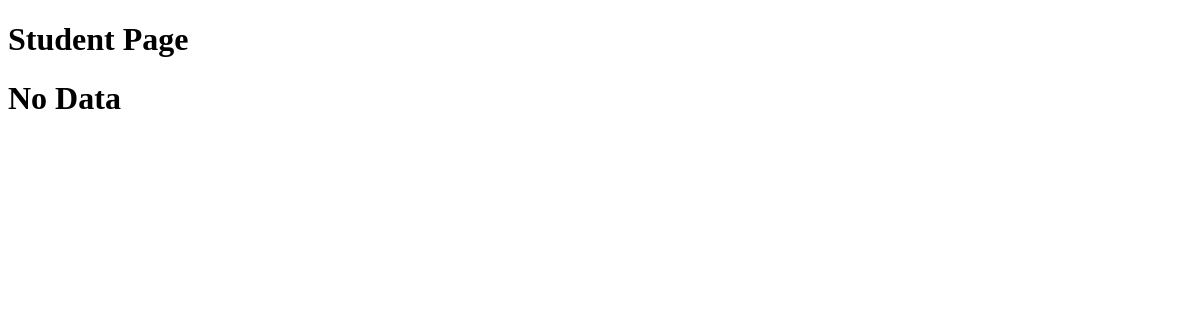
/enroll/stu/, run on an earlier commit of the app's database.
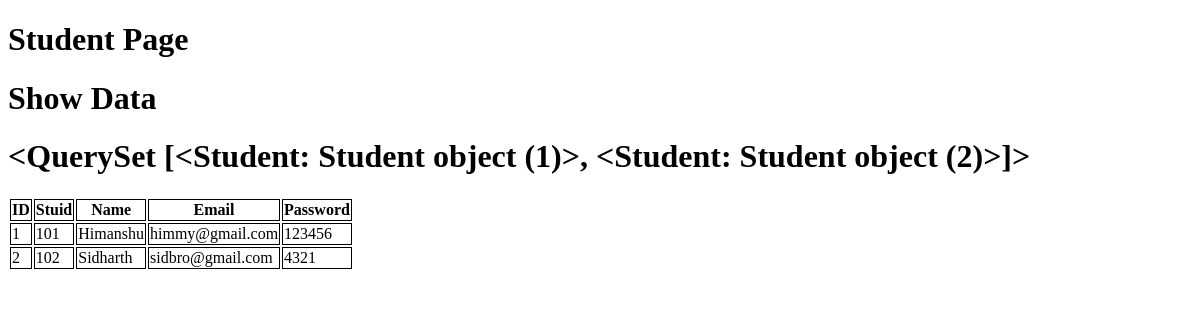
And on a later commit of the database.
### enroll/models.py (models this page shows)
class Student(models.Model):
    stuid=models.IntegerField()
    stuname=models.CharField(max_length=70)
    stuemail=models.EmailField(max_length=70)
    stupass=models.CharField(max_length=70)

### enroll/views.py (the view)
# urls.py: path('stu/',views.studentinfo),
def studentinfo(request):
    stud=Student.objects.all()
    print('Myoutput',stud)
    return render(request,'enroll/studetails.html',{'stu':stud})

### enroll/templates/enroll/studetails.html (shortened to what this page needs)
<!DOCTYPE html>
<html lang="en">
<head>
</head>
<body>
    <h1>Student Page</h1>
    {% if stu %}
        <h1>Show Data</h1>
        <h1>{{stu}}</h1>
        <table>
            <tr>
                <th>ID</th>
                <th>Stuid</th>
                <th>Name</th>
                <th>Email</th>
                <th>Password</th>
            </tr>
            {% for st in stu %}
            <tr>
                <td> {{st.id}} </td>
                <td> {{st.stuid}} </td>
                <td> {{st.stuname}} </td>
                <td> {{st.stuemail}} </td>
                <td> {{st.stupass}} </td>
            </tr>
            {% endfor %}
        </table>
    {% else %}
        <h1>No Data</h1>
    {% endif %}
</body>
</html>

What changed in the data, as far as the page shows it:
added Student: id "<QuerySet [<Student: Student object (1)>, <Student: Student object (2)>]>", id "1", stuid "101", stuname "Himanshu", stuemail "himmy@gmail.com", stupass "123456"
added Student: id "2", stuid "102", stuname "Sidharth", stuemail "sidbro@gmail.com", stupass "4321"
Also different on the page:
text no longer shown: "No Data"
text now shown: "Show Data ID Stuid Name Email Password"
